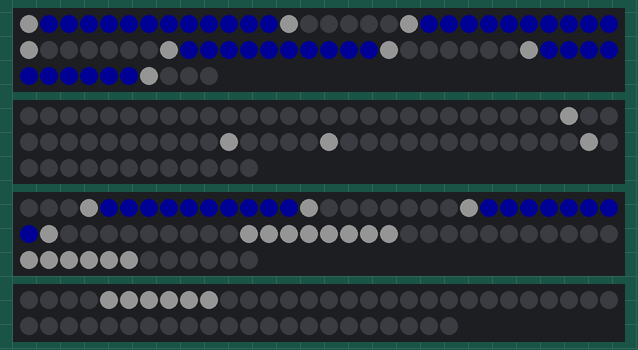
The sketch below on a simulated Arduino Uno, built with avr-gcc and run on an emulated ATmega328P. Parts: 70 RGB LEDs in strip order, left to right, continuing on the next row, 2 × 72 RGB LEDs in strip order, left to right, continuing on the next row, 52 RGB LEDs in strip order, left to right, continuing on the next row. Dim RGB values are drawn brighter than linear.

Above: at 0.1 s.

The sketch:

led_v04.ino
```cpp
/*
 * lighting up a simple shape (cup of water)
 */

#include <Adafruit_NeoPixel.h>
#ifdef __AVR__
#include <avr/power.h>  // Required for 16 MHz Adafruit Trinket
#endif

#define PIN_NEO_PIXEL3 3  // Arduino pin that connects to NeoPixel
#define PIN_NEO_PIXEL5 5
#define PIN_NEO_PIXEL6 6
#define PIN_NEO_PIXEL9 9
    // The number of LEDs (pixels) on NeoPixel
#define DELAY_INTERVAL 370  // 250ms pause between each pixel
int W3[] = {38, 51, 56, 69};
int W5[] = {0, 13, 19, 30, 37, 48, 55, 66};
int W6[] = {3, 14, 22, 31, 41, 42, 43, 44, 45, 46, 47, 48, 60, 61, 62, 63, 64, 65};
int W9[] = {4, 5, 6, 7, 8, 9};

int B5[] = {1, 2, 3, 4, 5, 6, 7, 8, 9, 10, 11, 12, 20, 21, 22, 23, 24, 25, 26, 27, 28, 29,
            38, 39, 40, 41, 42, 43, 44, 45, 46, 47, 56, 57, 58, 59, 60, 61, 62, 63, 64, 65};
int B6[] = {4, 5, 6, 7, 8, 9, 10, 11, 12, 13, 23, 24, 25, 26, 27, 28, 29, 30};

int NUM_PIXELS[] = {72, 70, 72, 52};
int NUM_CUP[] = {4, 8, 18, 6};
int NUM_WATER[] = {0, 42, 18, 0};


Adafruit_NeoPixel NeoPixel5(NUM_PIXELS[1], PIN_NEO_PIXEL5, NEO_GRB + NEO_KHZ800);
Adafruit_NeoPixel NeoPixel3(NUM_PIXELS[0], PIN_NEO_PIXEL3, NEO_GRB + NEO_KHZ800);
Adafruit_NeoPixel NeoPixel6(NUM_PIXELS[2], PIN_NEO_PIXEL6, NEO_GRB + NEO_KHZ800);
Adafruit_NeoPixel NeoPixel9(NUM_PIXELS[3], PIN_NEO_PIXEL9, NEO_GRB + NEO_KHZ800);

void setup() {
  NeoPixel5.begin();  // INITIALIZE NeoPixel strip object (REQUIRED)
  NeoPixel3.begin();
  NeoPixel6.begin();
  NeoPixel9.begin();

  NeoPixel5.clear();  // INITIALIZE NeoPixel strip object (REQUIRED)
  NeoPixel3.clear();
  NeoPixel6.clear();
  NeoPixel9.clear();
}

void loop() {
  for(int i = 0; i<NUM_CUP[0]; i++){
    NeoPixel3.setPixelColor(W3[i]-11, NeoPixel3.Color(20, 20, 20));
  }
  for(int i = 0; i<NUM_CUP[1]; i++){
    NeoPixel5.setPixelColor(W5[i], NeoPixel5.Color(20, 20, 20));
  }
  for(int i = 0; i<NUM_CUP[2]; i++){
    NeoPixel6.setPixelColor(W6[i], NeoPixel6.Color(20, 20, 20));
  }
  for(int i = 0; i<NUM_CUP[3]; i++){
    NeoPixel9.setPixelColor(W9[i], NeoPixel9.Color(20, 20, 20));
  }

  for(int i = 0; i<NUM_WATER[1]; i++){
    NeoPixel5.setPixelColor(B5[i], NeoPixel5.Color(0, 0, 20));
  }
  for(int i = 0; i<NUM_WATER[2]; i++){
    NeoPixel6.setPixelColor(B6[i], NeoPixel6.Color(0, 0, 20));
  }


      NeoPixel5.show();
      NeoPixel3.show();
      NeoPixel6.show();
      NeoPixel9.show();

}
```
